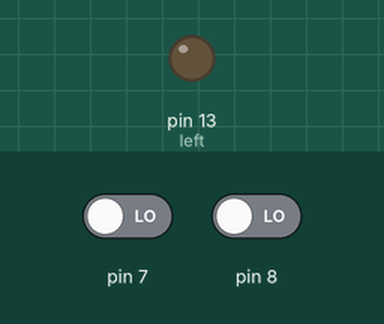
This sketch was run on a simulated Arduino Uno, built with avr-gcc and run on an emulated ATmega328P. Parts: output pins drawn as LEDs (lit = HIGH). Inputs (shaded band) come from the test bench; at power-on: pin 8 LOW, pin 7 LOW.

Above: at 1.2 s.
1.3 s: pin 8 driven HIGH
At 1.6 s:
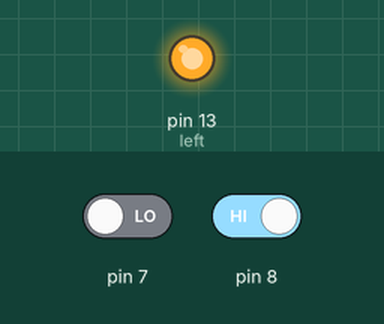
2.8 s: pin 8 driven LOW
At 3.9 s:
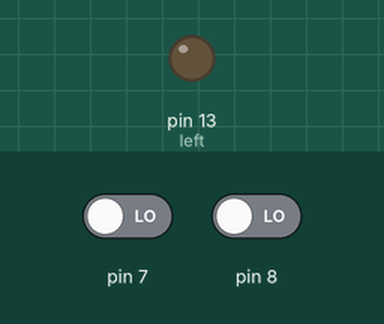
Timing chart, 0 to 5.8 s (numbered marks = the images above; inputs shaded):
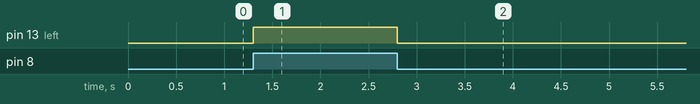

The sketch:

Arduino_Serial_USB.ino
```cpp
int r8=12,left=13;
int x=0,y=0;

void setup()
{
 pinMode(7,INPUT);
 pinMode(8,INPUT);
 pinMode(r8,OUTPUT);
 pinMode(left,OUTPUT);

}

void loop()
{
  x=digitalRead(7);
  y=digitalRead(8);

  if(x==HIGH)
  {
    digitalWrite(r8,HIGH);
  }
  else
  {
    digitalWrite(r8,LOW);
  }
  if(y==HIGH)
  {
    digitalWrite(left,HIGH);
  }
  else
  {
    digitalWrite(left,LOW);
  }
}
```

Measured:
- after the input at 1.3 s, pin 13 (left): LOW → HIGH at once
- after the input at 2.8 s, pin 13 (left): HIGH → LOW at once
